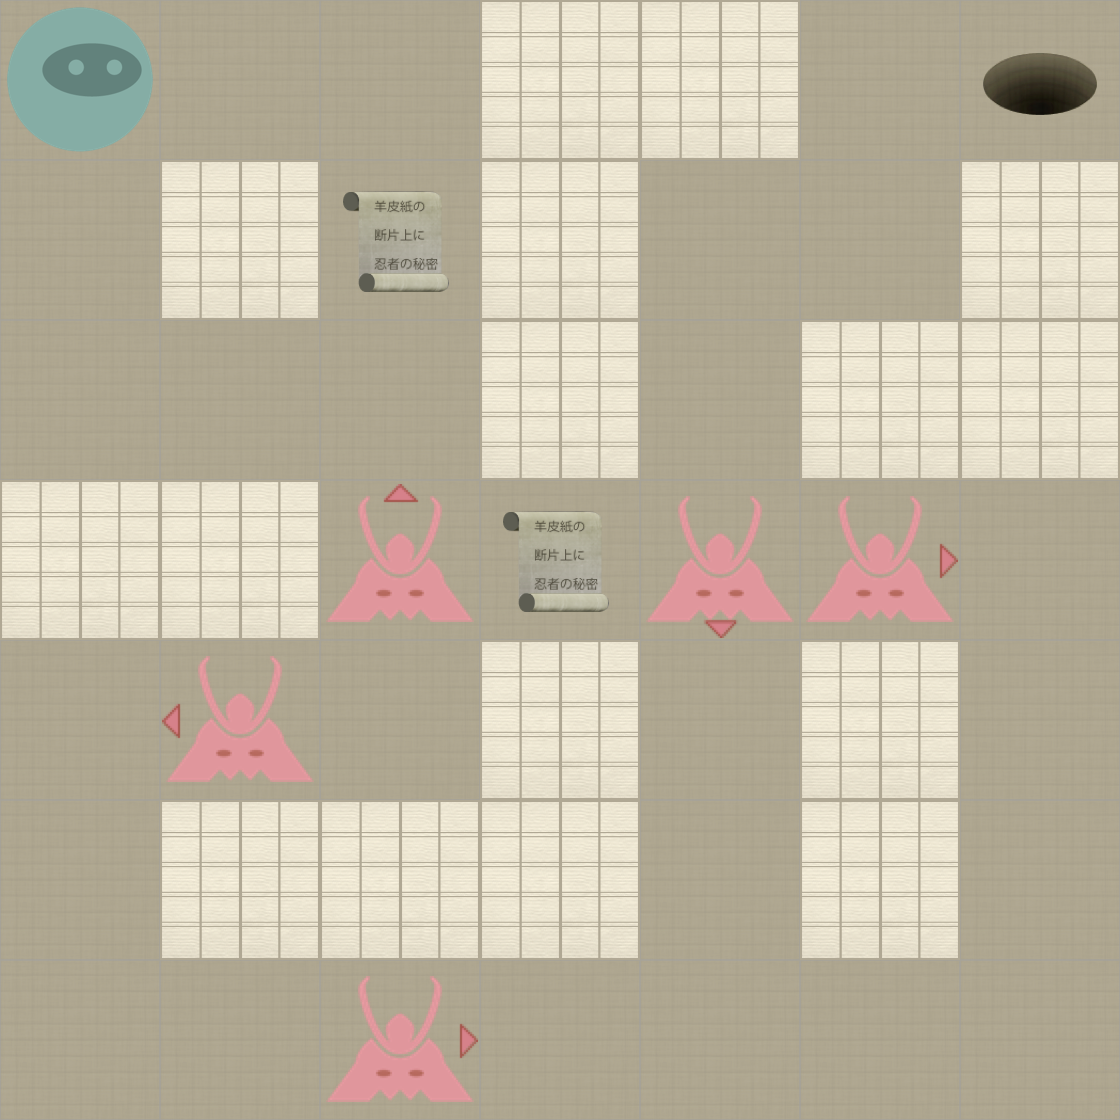

This is a level from a 2D game, rendered from its Tiled map with the project's own tilesets. A one-line summary and the map file follow, with tile-layer data summarised:
An orthogonal 7x7 tile map with 160x160 px tiles, 2 tile layers (Level, Actors).

<map version="1.0" orientation="orthogonal" width="7" height="7" tilewidth="160" tileheight="160">
 <properties>
  <property name="moves" value="22" />
 </properties>
 <tileset firstgid="1" name="tiles" tilewidth="160" tileheight="160" spacing="2" margin="2">
  <image source="tiles-ipadhd.png" width="1024" height="1024" />
  <tile id="0">
   <properties>
    <property name="actor" value="exit" />
   </properties>
  </tile>
  <tile id="2">
   <properties>
    <property name="actor" value="guard" />
    <property name="direction" value="down" />
   </properties>
  </tile>
  <tile id="3">
   <properties>
    <property name="actor" value="guard" />
    <property name="direction" value="left" />
   </properties>
  </tile>
  <tile id="4">
   <properties>
    <property name="actor" value="guard" />
    <property name="direction" value="right" />
   </properties>
  </tile>
  <tile id="5">
   <properties>
    <property name="actor" value="guard" />
    <property name="direction" value="up" />
   </properties>
  </tile>
  <tile id="7">
   <properties>
    <property name="actor" value="player" />
   </properties>
  </tile>
  <tile id="8">
   <properties>
    <property name="actor" value="scroll" />
   </properties>
  </tile>
  <tile id="9">
   <properties>
    <property name="wall" value="1" />
   </properties>
  </tile>
 </tileset>
 <layer name="Level" width="7" height="7">
  <data>[49 cells, 49 non-empty, 2 distinct tile ids]</data>
 </layer>
 <layer name="Actors" width="7" height="7">
  <data>[49 cells, 9 non-empty, 7 distinct tile ids]</data>
 </layer>
</map>
